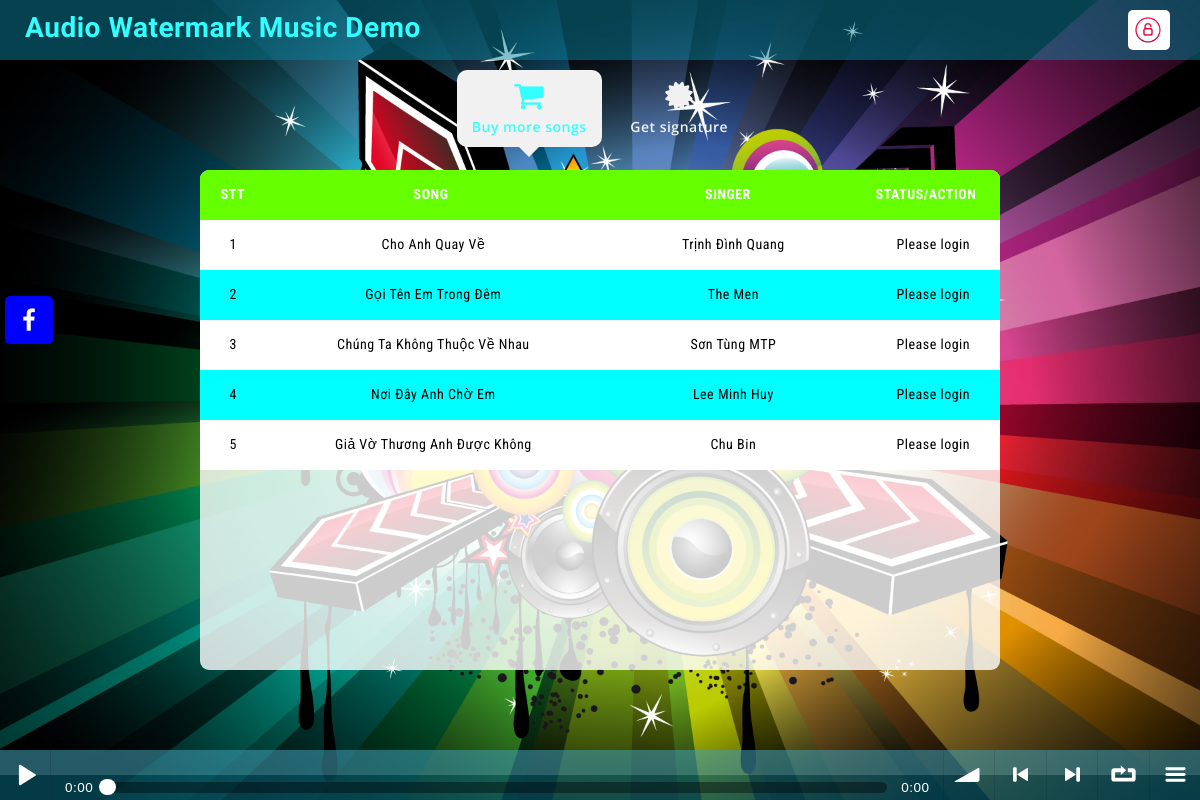
The page / on the database its author committed.
### tables this page shows
CREATE TABLE `siteinfo` (
  `companyname` varchar(128) NOT NULL,
  `slogan` varchar(256) DEFAULT NULL,
  `seokeywords` varchar(128) DEFAULT NULL,
  `seodescription` varchar(256) DEFAULT NULL,
  `facebook` varchar(128) DEFAULT NULL,
  `logo` varchar(32) NOT NULL,
  `copyright` varchar(128) NOT NULL,
  `copyright_ln2` varchar(128) DEFAULT NULL
);

CREATE TABLE `multimedia` (
  `id` varchar(64) NOT NULL,
  `parentid` varchar(64) DEFAULT NULL,
  `song` varchar(256) DEFAULT NULL,
  `singer` varchar(128) DEFAULT NULL,
  `url` varchar(256) NOT NULL,
  `type` varchar(32) NOT NULL,
  `owner` varchar(32) NOT NULL
);

### index.php (the view, shortened to what this page needs)
<!DOCTYPE html>
<html>
	<?php
		include "connectdb.php";
		$qr = $conn->prepare("select siteinfo.companyname as companyname, siteinfo.slogan as slogan, siteinfo.seokeywords as seokeywords, siteinfo.seodescription as seodescription, siteinfo.facebook as facebook, multimedia.url as logo, siteinfo.copyright as copyright, siteinfo.copyright_ln2 as copyright_ln2 from siteinfo, multimedia where siteinfo.logo = multimedia.id limit 1;");
		$qr->execute();
		$rs_siteinfo = $qr->fetch();
		$qr = $conn->prepare("select id, song, singer from multimedia where type = 'music' and owner = 'administrator';");
		$qr->execute();
		$rs_allsongs = $qr->fetchAll();
	?>
	<head>
		<link rel="stylesheet" href="https://maxcdn.bootstrapcdn.com/bootstrap/3.3.7/css/bootstrap.min.css" />
		<link rel="stylesheet" href="https://cdnjs.cloudflare.com/ajax/libs/font-awesome/4.7.0/css/font-awesome.min.css" />
		<link rel="stylesheet" href="animate.css" />
		<link rel="stylesheet" href="soundmanager2/css/bar-ui.css">
		<link rel="stylesheet" href="style.css" />
	</head>
	<body>
		<section class="navbar">
		    <div class="container">
				<div class="navbar-header">
					<a class="navbar-brand navbar-brand-image" href="/" title="<?php echo ($rs_siteinfo['companyname']); ?>"><?php echo ($rs_siteinfo['companyname']); ?></a>
				</div>
				<?php
					if (isset($_SESSION['user'])){
						echo "<a id=\"goto-login\" href=\"logout.php\" title=\"Sign out\"><img src=\"picture/logo-login.png\"/></a>";
						echo "<p id=\"username\">Good day, " . $_SESSION['user'] . "!</p>";
					}
					else{
						echo "<a id=\"goto-login\" href=\"login.php\" title=\"Sign in\"><img src=\"picture/logo-login.png\"/></a>";
					}
				?>
		    </div>
		</section>
		<section class="mainbar">
		    <div class="container">
		      	<ul class="nav mainbar-list wow fadeInDown" data-wow-duration="0.5s">
		        	<li id="buy-more-song" class="active">
		          		<a class="highlight" href="#buymoresong" title="Buy more songs">
		            		<i class="fa fa-shopping-cart"></i> Buy more songs
		          		</a>
		       		</li>
		       		<li id="get-signature">
		          		<a href="#getsignature" title="Get signature">
		            		<i class="fa fa-certificate"></i> Get signature
		          		</a>
		       		</li>
		      </ul>
		    </div>
		</section>
		<div class="mycontent">
			<table class="songstable">
				<thead>
					<tr>
						<th class="col-xs-1">STT</th>
						<th class="col-xs-5">SONG</th>
						<th class="col-xs-4">SINGER</th>
						<th class="col-xs-2">STATUS/ACTION</th>
					</tr>
				</thead>
				<tbody class="songstable_scrollbar">
					<?php
						$i = 1;
						foreach ($rs_allsongs as $key => $value) {
							echo "<tr class=\"" . ($i % 2 ? "odd" : "even") . "\">
									<td class=\"col-xs-1\">" . $i . "</td>
									<td class=\"col-xs-5\">" . $value['song'] . "</td>
									<td class=\"col-xs-4\">" . $value['singer'] . "</td>
									<td class=\"col-xs-2\">";
							if (isset($_SESSION['user'])){
								$qr = $conn->prepare("select id from multimedia where type = 'music' and owner = '" . $_SESSION['user'] .  "' and parentid = '" . $value['id'] . "' limit 1;");
								$qr->execute();
								$rs_isLicenced = $qr->fetch();
								if ($rs_isLicenced['id'] == ""){
									echo "<button id=\"" . $value['id'] . "\" class=\"btn btn-danger btn-mini btnbuysong\"><i class=\"fa fa-shopping-cart\"></i></button>";
								}
								else{
									echo "Licenced";
								}
							}
							else{
								echo "Please login";
							}
							echo "	</td>
								</tr>";
							$i++;
						}
					?>
				</tbody>
			</table>
		</div>
		<div class="sm2-bar-ui full-width fixed">
 			<div class="bd sm2-main-controls">
				<div class="sm2-inline-gradient"></div>
  				<div class="sm2-inline-element sm2-button-element">
					<div class="sm2-button-bd">
						<a href="#play" class="sm2-inline-button sm2-icon-play-pause">Play / pause</a>
					</div>
  				</div>
  				<div class="sm2-inline-element sm2-inline-status">
					<div class="sm2-playlist">
						<div class="sm2-playlist-target">
						</div>
					</div>
					<div class="sm2-progress">
						<div class="sm2-row">
							<div class="sm2-inline-time">0:00</div>
							<div class="sm2-progress-bd">
								<div class="sm2-progress-track">
									<div class="sm2-progress-ball"><div class="icon-overlay"></div></div>
								</div>
							</div>
							<div class="sm2-inline-duration">0:00</div>
						</div>
					</div>
				</div>
				<div class="sm2-inline-element sm2-button-element sm2-volume">
					<div class="sm2-button-bd">
						<a href="#volume" class="sm2-inline-button sm2-volume-control">volume</a>
					</div>
				</div>
				<div class="sm2-inline-element sm2-button-element">
					<div class="sm2-button-bd">
						<a href="#prev" title="Previous" class="sm2-inline-button sm2-icon-previous">&lt; previous</a>
					</div>
				</div>
				<div class="sm2-inline-element sm2-button-element">
					<div class="sm2-button-bd">
						<a href="#next" title="Next" class="sm2-inline-button sm2-icon-next">&gt; next</a>
					</div>
				</div>
				<div class="sm2-inline-element sm2-button-element">
					<div class="sm2-button-bd">
						<a href="#repeat" title="Repeat playlist" class="sm2-inline-button sm2-icon-repeat">&infin; repeat</a>
					</div>
				</div>
				<div class="sm2-inline-element sm2-button-element sm2-menu">
					<div class="sm2-button-bd">
						<a href="#menu" class="sm2-inline-button sm2-icon-menu">menu</a>
					</div>
				</div>
			</div>
		</div>
	  	<div class="social-bar">
		    <a target="_blank" href="<?php echo ($rs_siteinfo['facebook']); ?>" title="Visit my Facebook" class="social-bar-facebook"><i class="fa fa-facebook"></i></a>
	  	</div>
	</body>
</html>

### style.css (style rules this page uses)
html, body { height: 100%; font-family: 'Roboto Condensed', sans-serif; font-size:14px; color: #333; letter-spacing: 0.5px; }
body { background: url("picture/bg-body.jpg") fixed no-repeat; background-size: cover; }
a { text-decoration: none; }
.navbar { position: fixed; z-index: 1001; top: 0px; left: 0px; margin: 0px; width: 100%; height: 60px; min-height: 60px; background: rgba(10, 130, 157, 0.5); background-size: cover; background-repeat: none; border-radius: 0px; border: none; }
.navbar .container { height: 100%; }
.navbar-header { float: left; height: 100%; margin: 0px; padding: 0px; }
.navbar-brand { height: 100%; margin: 0px; margin-top: 18px; padding: 0px; padding-left: 10px; font-family: 'Oregano', cursive; font-size: 28px; font-weight: 600; color: #33FFFF; white-space: nowrap; }
#goto-login { float: right; margin: 0px; margin-top: 10px; padding: 5px; background-color: #FFF; border-radius: 5px; overflow: hidden; }
#goto-login img { height: 30px; margin: 0px; margin-right: 2.5px; }
.mainbar { position: fixed; top: 60px; left: 0px; margin: 0px; padding: 0px; width: 100%; height: auto; text-align: center; }
.mainbar-list { padding: 10px; padding-bottom: 20px; }
.mainbar-list li { height: 100%; min-width: 100px; margin: 0px 5px; display: inline-block; }
.mainbar-list li a { display: block; font-family: 'Open Sans', Verdana, Helvetica, sans-serif; font-weight: 600; transition: all 0.1s ease; -webkit-transition: all 0.1s ease; -moz-transition: all 0.1s ease; -o-transition: all 0.1s ease; }
.mainbar-list li:not(.active) a { color: #f1f1f1; }
.mainbar-list li.active a { background-color: #f1f1f1; border-radius: 10px; color: #33FFFF; }
.mainbar-list li.active a:after { position: absolute; top: 100%; left: 50%; margin-left: -10px; border-left: 10px solid transparent; border-right: 10px solid transparent; border-top: 10px solid transparent; border-top-color: #f1f1f1; content: ''; display: inline-block; }
.mainbar-list a i { display: block; margin-bottom: 5px; font-size: 32px; }
.highlight { -webkit-animation: colorchange 10s infinite alternate; }
.mycontent { position: fixed; z-index: 1001; top: 170px; left: 50%; transform: translateX(-50%) !important; width: 800px; height: 500px; background-color: rgba(255, 255, 255, 0.8); border-radius: 9px; overflow: hidden; }
.songstable { width: 100%; }
.songstable thead { width: 100%; }
.songstable tbody { width: 100%; height: 500px; overflow-y: scroll; }
.songstable thead tr { width: 99%; }
.songstable tr { width: 100%; }
.songstable thead, .songstable tbody, .songstable tr, .songstable td, .songstable th { display: inline-block; }
.songstable thead { background: #66FF00; color: #fff; }
.songstable tbody td, .songstable thead > tr> th { float: left; border-bottom-width: 0; }
.songstable>tbody>tr>td, .songstable>tbody>tr>th, .songstable>tfoot>tr>td, .songstable>tfoot>tr>th, .songstable>thead>tr>td, .songstable>thead>tr>th { padding: 8px; height: 50px; text-align: center; line-height: 32px; }
.odd { background: #fff; color: #000; }
.even { background: #00FFFF; color: #000; }
.sm2-bar-ui { z-index: 1002 !important; font-size: 18px; }
.sm2-bar-ui .sm2-main-controls, .sm2-bar-ui .sm2-playlist-drawer { background-color: rgba(10, 130, 157, 0.5); }
.social-bar { position: fixed; z-index: 1002; left: 5px; top: 40%; transform: translateY(-50%); }
.social-bar a, .social-bar span { position: relative; width: 48px; height: 48px; margin-top: 5px; margin-bottom: 5px; padding: 0px; outline: none; border: none; border-radius: 5px; font-size: 24px; color: #fff; display: block; transition: all 0.1s ease; -webkit-transition: all 0.1s ease; -moz-transition: all 0.1s ease; -o-transition: all 0.1s ease; }
.social-bar a .fa, .social-bar span .fa { position: absolute; top: 50%; left: 50%; transform: translate(-50%, -50%) !important; }
.social-bar-facebook { background: #0000FF; }

### rows shown on the page
siteinfo: companyname "Audio Watermark Music Demo"
multimedia: song "Cho Anh Quay Về", singer "Trịnh Đình Quang"
multimedia: song "Gọi Tên Em Trong Đêm", singer "The Men"
multimedia: song "Chúng Ta Không Thuộc Về Nhau", singer "Sơn Tùng MTP"
multimedia: song "Nơi Đây Anh Chờ Em", singer "Lee Minh Huy"
multimedia: song "Giả Vờ Thương Anh Được Không", singer "Chu Bin"
